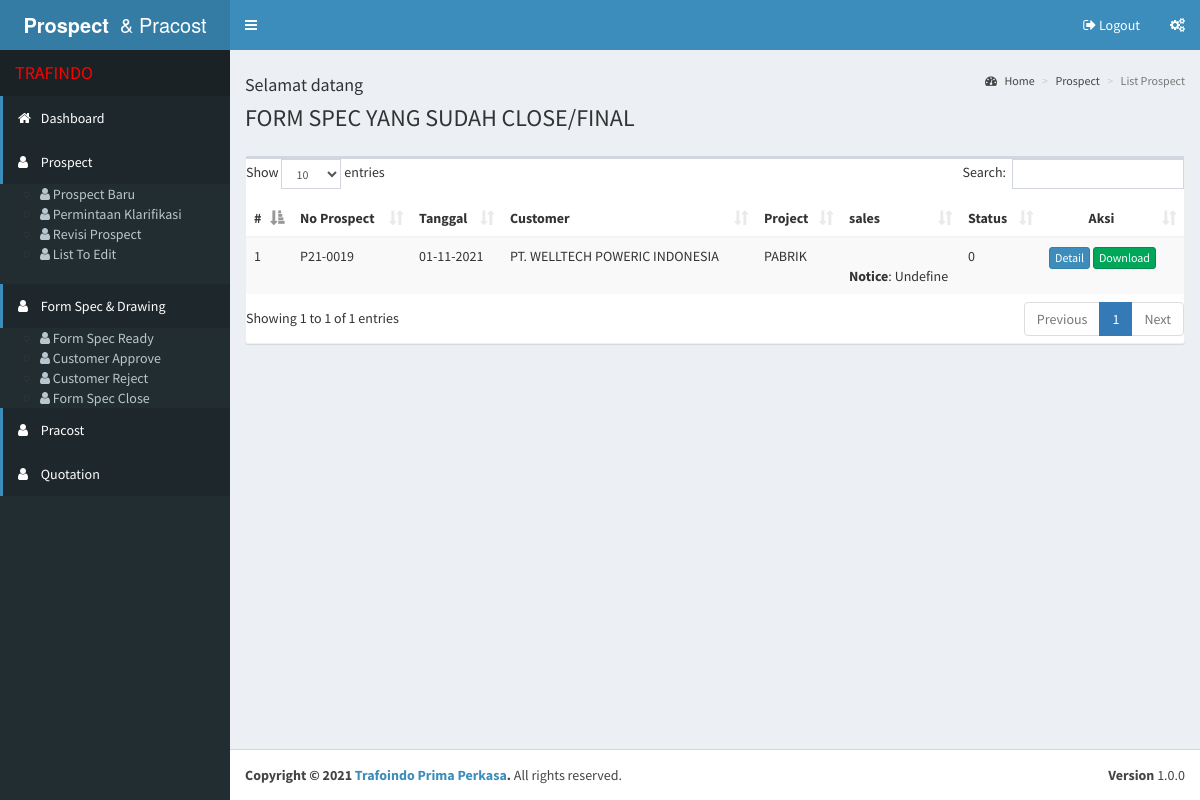
Page /master/formspec_close.php on the committed database.
### tables this page shows
CREATE TABLE `h_rpospect` (
  `id` int(11) NOT NULL,
  `noprospect` varchar(20) NOT NULL,
  `tahun` varchar(10) NOT NULL,
  `tgl_prospect` date NOT NULL,
  `project` varchar(100) NOT NULL,
  `kd_cust` varchar(20) NOT NULL,
  `customer` varchar(100) NOT NULL,
  `alamat` varchar(50) NOT NULL,
  `segment` varchar(50) NOT NULL,
  `sub_segment` varchar(100) NOT NULL,
  `kd_sales` varchar(20) NOT NULL,
  `sales` varchar(30) NOT NULL,
  `priority` varchar(10) NOT NULL,
  `status` int(11) NOT NULL,
  `grupsales` varchar(30) NOT NULL
);

### master/formspec_close.php (the view, shortened to what this page needs)
<!DOCTYPE html>
	<link rel="stylesheet" href="bootsrap/css/bootstrap.css" />
    <link rel="stylesheet" href="bootstrap/css/main.css" />
    <link rel="stylesheet" href="bootstrap/css/theme.css" />
    <link rel="stylesheet" href="bootstrap/css/MoneAdmin.css" />
    <link rel="stylesheet" href="bootstrap/css/font-awesome.css" />
	<link rel="stylesheet" href="bootsrtap/css/datepicker.css" />
	<link rel="stylesheet" type="text/css" href="dist/sweetalert.css">
	<link rel="stylesheet" href="bootstrap/css/bootstrap.min.css"/>
<?php include 'theme/header.php'; ?>
      <aside class="main-sidebar">
        <section class="sidebar">
          <ul class="sidebar-menu">
            <li class="header"><font color="RED"><font size= "4px">TRAFINDO</font></font></li>
            <li class="active" >
              <a href="index_sales.php">
                 <i class="fa fa-home"></i> <span>Dashboard</span>
              </a>
            </li>
            <li class="active" >
              <a href="<?php $_SERVER[SCRIPT_NAME];?>?page=prospect">
                <i class="fa fa-user"></i> <span>Prospect </span></a>
						<ul>
						<li><span><a href="<?php $_SERVER[SCRIPT_NAME];?>?page=prospect"><i class="fa fa-user"></span></i>    Prospect Baru</a></li>
						<li><span><a href="<?php $_SERVER[SCRIPT_NAME];?>?page=klarifikasi"><i class="fa fa-user"></span></i>    Permintaan Klarifikasi</a></li>
						<li><span><a href="<?php $_SERVER[SCRIPT_NAME];?>?page=revisi"><i class="fa fa-user"></span></i>    Revisi Prospect</a></li>
						<li><a href="<?php $_SERVER[SCRIPT_NAME];?>?page=klarifikasi"><i class="fa fa-user"></i><span>    List To Edit</span></a></li>
						</ul>
			 </li>
			<li class="active" >
          <a href="<?php $_SERVER[SCRIPT_NAME];?>?page=formspec_ready">
                <i class="fa fa-user"></i> <span>Form Spec & Drawing</span>
						<ul>
						<li><span><a href="<?php $_SERVER[SCRIPT_NAME];?>?page=formspec_ready"><i class="fa fa-user"></span></i>   Form Spec Ready</a></i>
						<li><span><a href="<?php $_SERVER[SCRIPT_NAME];?>?page=klarifikasi"><i class="fa fa-user"></span></i>   Customer Approve</a></i>
						<li><span><a href="<?php $_SERVER[SCRIPT_NAME];?>?page=klarifikasi"><i class="fa fa-user"></span></i>   Customer Reject</a></i>
						<li><span><a href="<?php $_SERVER[SCRIPT_NAME];?>?page=formspec_close"><i class="fa fa-user"></span></i>   Form Spec Close</a></i>
						</ul>
			<li class="active" >
              <a href="<?php $_SERVER[SCRIPT_NAME];?>?page=prospect">
               <i class="fa fa-user"></i> <span>Pracost</span>
              </a>
            </li>
			<li class="active" >
              <a href="<?php $_SERVER[SCRIPT_NAME];?>?page=prospect">
                <i class="fa fa-user"></i> <span>Quotation</span>
              </a>
            </li>
        </section>
      </aside>
      <div class="content-wrapper">
        <section class="content-header">
		<h4>Selamat datang <?php echo $_SESSION["namalengkap"] ?> <small></small></h4>
          <h1>
              FORM SPEC YANG SUDAH CLOSE/FINAL
          </h1>
          <ol class="breadcrumb">
            <li><a href="index_sales.php"><i class="fa fa-dashboard"></i> Home</a></li>
            <li><a href="#">Prospect</a></li>
            <li class="active">List Prospect</li>
          </ol>
        </section>
        <section class="content">
          <div class="box">
			<div class="table-responsive" >
            <table width="100%"  id="example1" class="table table-striped dataTable no-footer">
                    <thead>
                      <tr>
                        <th>#</th>
                        <th>No Prospect</th>
                        <th>Tanggal</th>
						<th>Customer</th>
						<th>Project</th>
						<th>sales</th>
						<th><strong>Status</strong></th>
                        <th width="105px"><center>Aksi</th>
                      </tr>
                    </thead>
                    <tbody>
                    <?php
					$jabat=$_SESSION['jabatan'];
						switch ($jabat) {
								case ($jabat=='Manager'):
									$sql="SELECT  * FROM h_rpospect where grupsales = '{$_SESSION['bagian']}'AND (status=0 OR status=2)";
									break;
							}
                        $no=1;
                        if (!$result=  mysqli_query($config, $sql)){
                        die('Error:'.mysqli_error($config));
                        }  else {
                        if (mysqli_num_rows($result)> 0){
                        while ($rew=  mysqli_fetch_assoc($result)){
						$tanggal=$rew['tgl_prospect'];
						$tglbaru = date('d-m-Y', strtotime($tanggal ));
                    ?>
                        <tr>
                            <td><?php echo $no ;?></td>
                            <td><?php echo $rew['noprospect'];?></td>
							<td><?php echo $tglbaru;?></td>
							<td><?php echo $rew['customer'];?></td>
							<td><?php echo $rew['project'];?></td>
							<td><?php echo $rew['sales'];?></td>
                            <td><?php echo $rew['status'];?></td>
                            <td>
                            <a href="menu_prospect.php?noprospect=<?php echo $rew['noprospect']; ?>" class="btn btn-xs btn-primary tipsy-kiri-atas" title='Detail'> Detail </a>
							<a href="#" type="button" class="btn btn-success btn-xs" data-toggle="modal" data-target="#myModal<?php echo $rew['noprospect']; ?>">Download</a>
							</td>
                        </tr>
                            <?php
                    $no++;
                        }
                    }  else {
                    echo '';
                    }
                    }?>
                    </tbody>
                  </table>
            </div>
          </div>
        </section>
      </div>
<?php include 'theme/footer.php'; ?>
</html>

### rows in the picture
h_rpospect: noprospect "P21-0019", tgl_prospect "01-11-2021", customer "PT. WELLTECH POWERIC INDONESIA", project "PABRIK", sales "Notice : Undefine", status "0"
